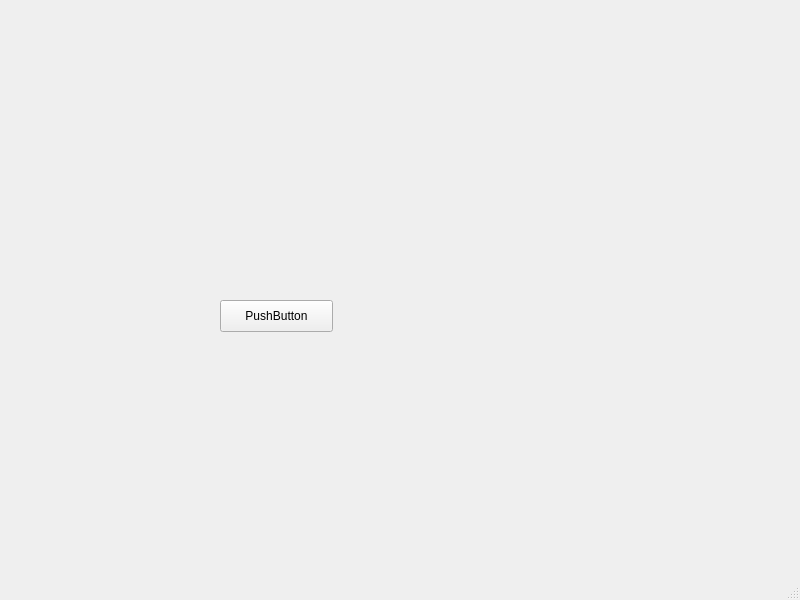
<?xml version="1.0" encoding="UTF-8"?>
<ui version="4.0">
 <class>MainWindow</class>
 <widget class="QMainWindow" name="MainWindow">
  <property name="geometry">
   <rect>
    <x>0</x>
    <y>0</y>
    <width>800</width>
    <height>600</height>
   </rect>
  </property>
  <property name="windowTitle">
   <string>MainWindow</string>
  </property>
  <widget class="QWidget" name="centralwidget">
   <widget class="QPushButton" name="button1">
    <property name="geometry">
     <rect>
      <x>220</x>
      <y>300</y>
      <width>113</width>
      <height>32</height>
     </rect>
    </property>
    <property name="text">
     <string>PushButton</string>
    </property>
   </widget>
  </widget>
  <widget class="QMenuBar" name="menubar">
   <property name="geometry">
    <rect>
     <x>0</x>
     <y>0</y>
     <width>800</width>
     <height>24</height>
    </rect>
   </property>
  </widget>
  <widget class="QStatusBar" name="statusbar"/>
 </widget>
 <resources/>
 <connections/>
</ui>
